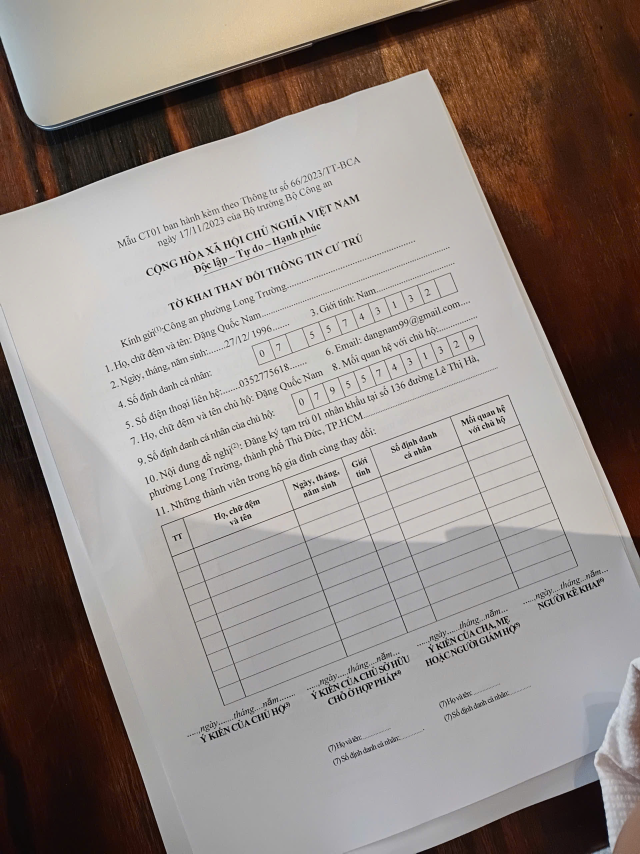
#> input picture real_test/test_alignment_001.jpg, 1920 x 2560 px (shown at 1/3 size); its folder holds only this picture in this run
$ python run_alignment.py   (older library calls are emulated)
#> lines starting #> are read from the running program, lines starting #| are printed output that depends on the picture
### src/alignment/form_aligner.py
import os
import cv2
import numpy as np

from . import orb_register as orb_reg
from .quality_estimator import estimate_quality

CANONICAL_W = 1654  #Khớp chính xác A4 @ 200 DPI
CANONICAL_H = 2339  #Khớp chính xác A4 @ 200 DPI

# Nếu hướng 0° đã đạt mức này thì bỏ qua 90/180/270 (đa số ảnh chụp đúng chiều → nhanh).
GOOD_INLIERS_SHORTCIRCUIT = 80

# cv2.rotate code theo góc xoay NGƯỢC để đưa ảnh về đúng chiều khi thử.
_ROTATE_CODES = {
    90: cv2.ROTATE_90_CLOCKWISE,
    180: cv2.ROTATE_180,
    270: cv2.ROTATE_90_COUNTERCLOCKWISE,
}

# Cache reference (nạp 1 lần).
_REF = None
REFERENCE_PATH = os.path.join("assets", "ct01_reference.jpg")

# Thư mục lưu ảnh đã warp để debug căn chỉnh.
DEBUG_DIR = os.path.join("outputs", "alignment_debug")


# [4 lines left out: function _save_debug, not called in this run]

def _load_reference():
    global _REF
    if _REF is not None:
        return _REF
    ref_bgr = cv2.imread(REFERENCE_PATH)
    if ref_bgr is None:
        raise FileNotFoundError(f"Reference not found: {REFERENCE_PATH}")
    ref_gray = cv2.cvtColor(ref_bgr, cv2.COLOR_BGR2GRAY)
    orb = orb_reg.create_orb()
    bf = cv2.BFMatcher(cv2.NORM_HAMMING) # Brute Force Matcher với khoảng cách Hamming (phù hợp với ORB)
    ref_kp, ref_des = orb_reg.detect(orb, ref_gray) #Load keypoints + descriptors của ảnh ref 1 lần để tái sử dụng suốt quá trình align.
    _REF = {"orb": orb, "bf": bf, "kp": ref_kp, "des": ref_des}
    return _REF


def _rotate(img: np.ndarray, angle: int) -> np.ndarray:
    if angle == 0:
        return img
    return cv2.rotate(img, _ROTATE_CODES[angle])


def _best_orientation(ref, gray: np.ndarray):
    best_angle, best = None, None

    for angle in (0, 90, 180, 270):
        res = orb_reg.register(ref["orb"], ref["bf"], ref["kp"], ref["des"], _rotate(gray, angle))

        if res is None:
            continue

        # res["n_inliers"] = số điểm khớp đúng; càng nhiều = càng đúng chiều.
        # Lần đầu (chưa có best) hoặc hướng này tốt hơn best cũ → cập nhật.
        is_first = best is None
        is_better = (not is_first) and res["n_inliers"] > best["n_inliers"]
        if is_first or is_better:
            best_angle = angle
            best = res

        # Lối tắt: 0° (chưa xoay) đã quá tốt → khỏi thử 90/180/270 cho nhanh.
        if angle == 0 and res["n_inliers"] >= GOOD_INLIERS_SHORTCIRCUIT:
            break

    return best_angle, best


def align_form(img: np.ndarray, debug_name: str = None):
    gray = cv2.cvtColor(img, cv2.COLOR_BGR2GRAY)
    quality = estimate_quality(gray)
    ref = _load_reference()

    # Tìm hướng xoay của img
    angle, res = _best_orientation(ref, gray)
    if res is not None:
        rotated = _rotate(img, angle)
        warped = cv2.warpPerspective(rotated, res["H"], (CANONICAL_W, CANONICAL_H))
        if debug_name:
            _save_debug(warped, debug_name)
        meta = {
            "method": "orb",
            "rotate": angle,
            "n_matches": res["n_matches"],
            "n_inliers": res["n_inliers"],
            "reproj_error": round(res["reproj_error"], 2),
            "quality": quality,
        }
        return warped, meta

    warped = cv2.resize(img, (CANONICAL_W, CANONICAL_H), interpolation=cv2.INTER_AREA)
    if debug_name:
        _save_debug(warped, debug_name)

    # Fallback: ORB không đủ match (ngoài phân bố đã test) → resize thẳng, không crash.
    meta = {
        "method": "fallback_resize",
        "rotate": 0,
        "n_matches": 0,
        "n_inliers": 0,
        "reproj_error": None,
        "quality": quality,
    }
    return warped, meta

### src/alignment/quality_estimator.py
import cv2
import numpy as np

BLUR_GOOD = 800.0     # [benchmark: calibrated]
BLUR_MEDIUM = 300.0   # [benchmark: calibrated]


def blur_score(gray: np.ndarray) -> float:
    return float(cv2.Laplacian(gray, cv2.CV_64F).var())


def estimate_quality(gray: np.ndarray) -> dict:
    score = blur_score(gray)
    if score >= BLUR_GOOD:
        tier = "good"
    elif score >= BLUR_MEDIUM:
        tier = "medium"
    else:
        tier = "poor"
    return {"tier": tier, "blur_score": round(score, 1)}

### src/alignment/orb_register.py
import cv2
import numpy as np

# src benchmark: src/evaluation/alignment-benchmark/
N_FEATURES = 3000     # [default] không quét; 3000 chạy tốt suốt benchmark
LOWE = 0.75           # [benchmark: swept] param-sweep.py
RANSAC_REPROJ = 5.0   # [benchmark: swept] param-sweep.py
MIN_MATCHES = 15      # [default] sàn an toàn; inlier ảnh thật tệ nhất=96 (smoke-test-aligner.py)


def create_orb(n_features: int = N_FEATURES) -> cv2.ORB:
    return cv2.ORB_create(nfeatures=n_features)


def detect(orb: cv2.ORB, gray: np.ndarray):
    return orb.detectAndCompute(gray, None)


def register(orb, bf, ref_kp, ref_des, src_gray, lowe: float = LOWE, ransac: float = RANSAC_REPROJ, min_matches: int = MIN_MATCHES):
    # Tìm keypoints và descriptors của ảnh nguồn
    src_kp, src_des = detect(orb, src_gray)
    if src_des is None or len(src_kp) < 4:
        return None

    # Match descriptors giữa ảnh nguồn và ảnh tham chiếu
    # Ứng vs 1 điểm trong ảnh nguồn có thể match với 2 điểm trong ảnh tham chiếu (knnMatch với k=2) tốt nhất
    raw = bf.knnMatch(src_des, ref_des, k=2)

    # Giữ lại các cặp match tốt theo tỉ lệ Lowe
    # Nếu khoảng cách của match tốt nhất (m) nhỏ hơn lowe * khoảng cách của match thứ hai (n), thì coi m là một match tốt.
    good = [m for m, n in (p for p in raw if len(p) == 2)
            if m.distance < lowe * n.distance]
    if len(good) < min_matches:
        return None

    ps = np.float32([src_kp[m.queryIdx].pt for m in good]).reshape(-1, 1, 2)    # ps = [[[412, 88]], [[105, 240]], ... ]
    pr = np.float32([ref_kp[m.trainIdx].pt for m in good]).reshape(-1, 1, 2)    # pr = [[[430, 95]], [[120, 250]], ... ]
    H, mask = cv2.findHomography(ps, pr, cv2.RANSAC, ransac)
    if H is None or mask is None:
        return None

    # đánh giá chất lượng của H bằng số lượng inliers và reprojection error trên inliers
    inl = mask.ravel().astype(bool)
    n_inliers = int(inl.sum())
    if n_inliers < min_matches:
        return None

    # Reprojection error trung bình trên inliers (đo độ khít alignment)
    proj = cv2.perspectiveTransform(ps, H).reshape(-1, 2) # Tọa độ của các keypoints trong ảnh nguồn sau khi áp H
    target = pr.reshape(-1, 2)
    reproj_error = float(np.linalg.norm(proj[inl] - target[inl], axis=1).mean())

    return {
        "H": H,
        "n_matches": len(good),
        "n_inliers": n_inliers,
        "reproj_error": reproj_error,
    }

### real_test/run_alignment.py
"""Chạy align_form trên mọi ảnh test_alignment_*.jpg/.jpeg trong real_test/.
Lưu ảnh đã warp vào real_test/outputs/alignment/.
Chạy từ gốc project:  .venv/bin/python real_test/run_alignment.py
"""
import os
import sys
import glob
import cv2

ROOT = os.path.dirname(os.path.dirname(os.path.abspath(__file__)))
sys.path.insert(0, os.path.join(ROOT, "src"))
from alignment import align_form  # noqa: E402

IN_DIR = os.path.join(ROOT, "real_test")
OUT_DIR = os.path.join(ROOT, "real_test", "outputs", "alignment")


def main():
    os.makedirs(OUT_DIR, exist_ok=True)

    paths = sorted(
        glob.glob(os.path.join(IN_DIR, "test_alignment_*.jpg"))
        + glob.glob(os.path.join(IN_DIR, "test_alignment_*.jpeg"))
    )
    print(f"found {len(paths)} images")

    for p in paths:
        base = os.path.splitext(os.path.basename(p))[0]
        img = cv2.imread(p)
#> img is the input picture: shape (2560, 1920, 3); mean B, G, R 133.9, 139, 148.4
        if img is None:
            print(f"  SKIP (unreadable): {p}")
            continue
        warped, meta = align_form(img)
#> in align_form, `gray = cv2.cvtColor(img, cv2.COLOR_BGR2GRAY)`:
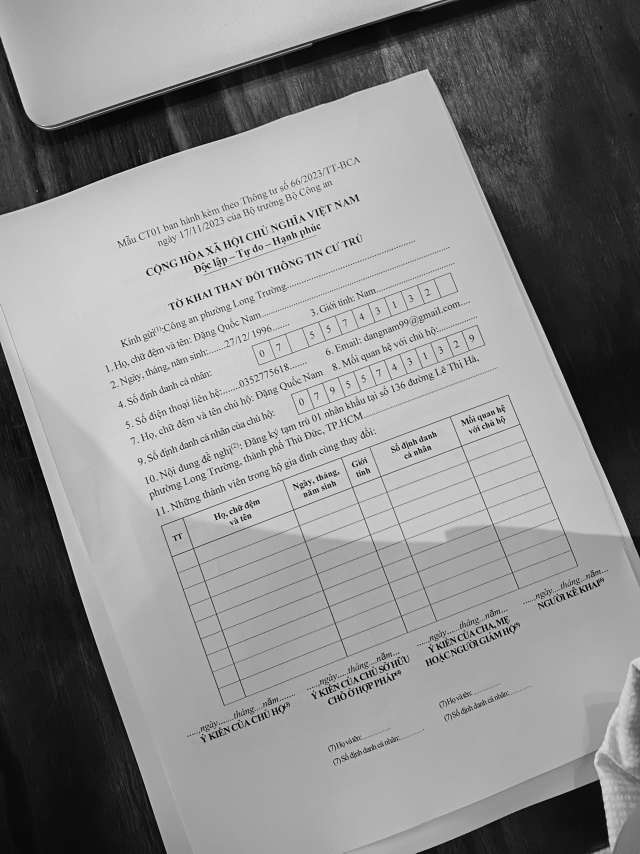
#> gray: shape (2560, 1920) (shown at 1/3 size); min 0, max 255, mean 141.2
#> in estimate_quality, `score = blur_score(gray)`: score = 392.5
#> in align_form, `quality = estimate_quality(gray)`: quality = {'tier': 'medium', 'blur_score': 392.5}
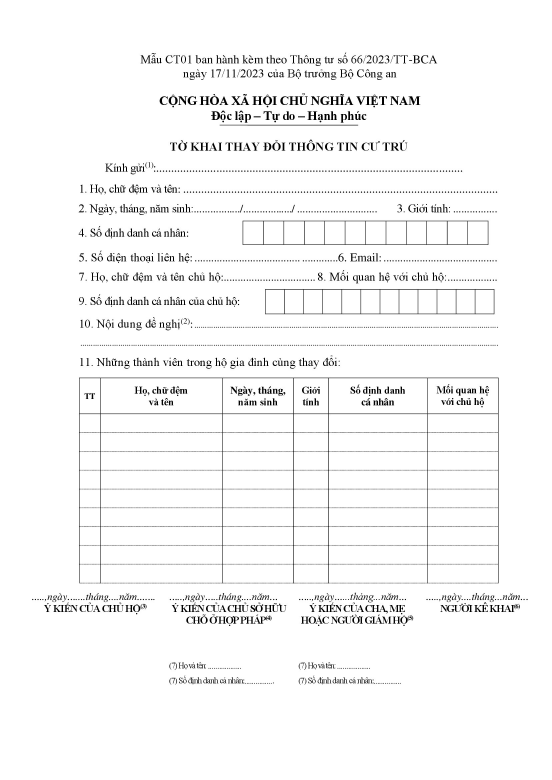
#> input picture assets/ct01_reference.jpg, 1654 x 2339 px, found by its file name (shown at 1/3 size)
#> in _load_reference, ref_bgr is the input picture: shape (2339, 1654, 3); min 0, max 255, mean 247.1
#> in _load_reference, `ref_kp, ref_des = orb_reg.detect(orb, ref_gray)`: ref_kp = 3001 keypoints; strongest (x, y, size): (1082, 2048, 31), (669, 363, 31), (1107, 2047, 31), (584, 2048, 31)
#> in align_form, `ref = _load_reference()`: ref = 4 items
#> the loop in _best_orientation, `for angle in (0, 90, 180, 270):` made 1 pass
#> (raw in register, good in register, n_inliers in register, reproj_error in register, is_better) on pass 1: (3000 matches, 239 matches, 176, 2.1, False)
#> in align_form, `angle, res = _best_orientation(ref, gray)`: angle = 0; res = {'H': [[1.12, -0.377, 311], [0.413, 1.18, -836.7], [-9.43e-06, 5.44e-05, 1]], 'n_matches': 239, 'n_inliers': 176, 'reproj_error': 2.1}
#> in align_form, `warped = cv2.warpPerspective(rotated, res["H"], (CANONICAL_W, CANONICA..`:
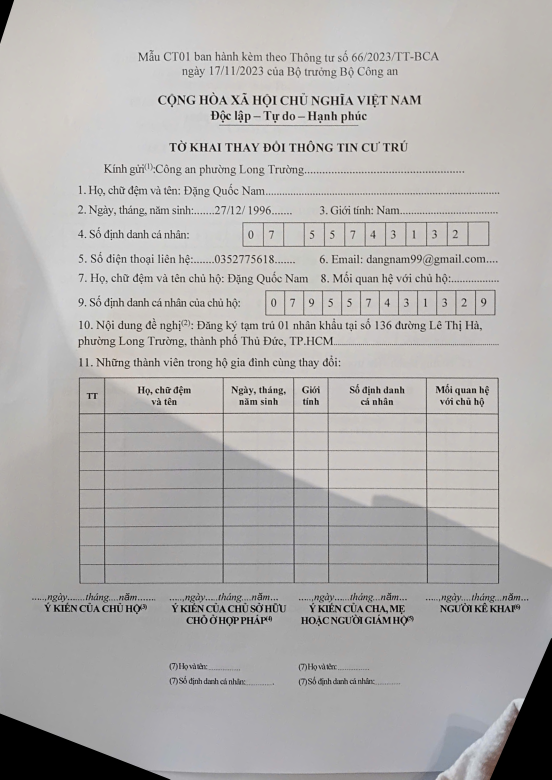
#> warped: shape (2339, 1654, 3) (shown at 1/3 size); mean B, G, R 174.5, 175.7, 177.8
#> meta = 6 items
        cv2.imwrite(os.path.join(OUT_DIR, f"{base}_warped.jpg"), warped)
        print(
            f"  {base}: method={meta['method']} rotate={meta['rotate']} "
            f"inliers={meta['n_inliers']} reproj={meta['reproj_error']}"
        )
#|   test_alignment_001: method=orb rotate=0 inliers=176 reproj=2.1


if __name__ == "__main__":
    main()
